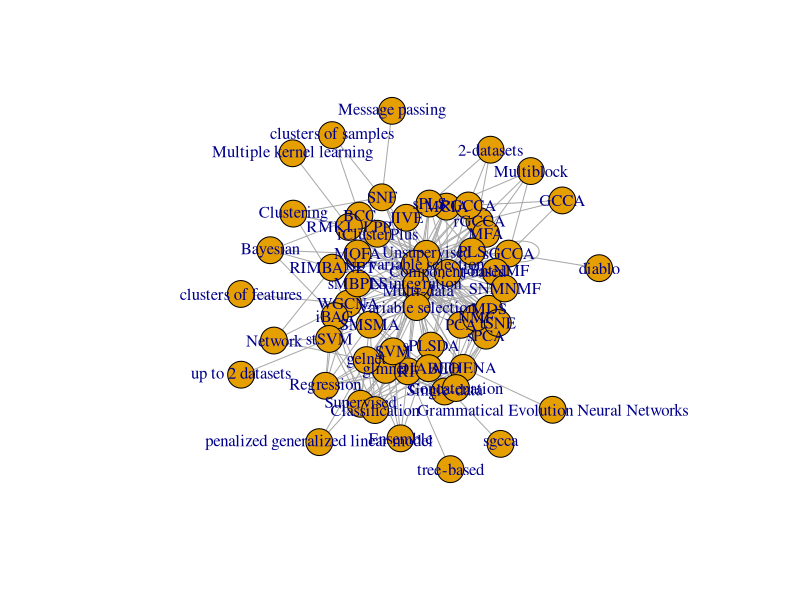
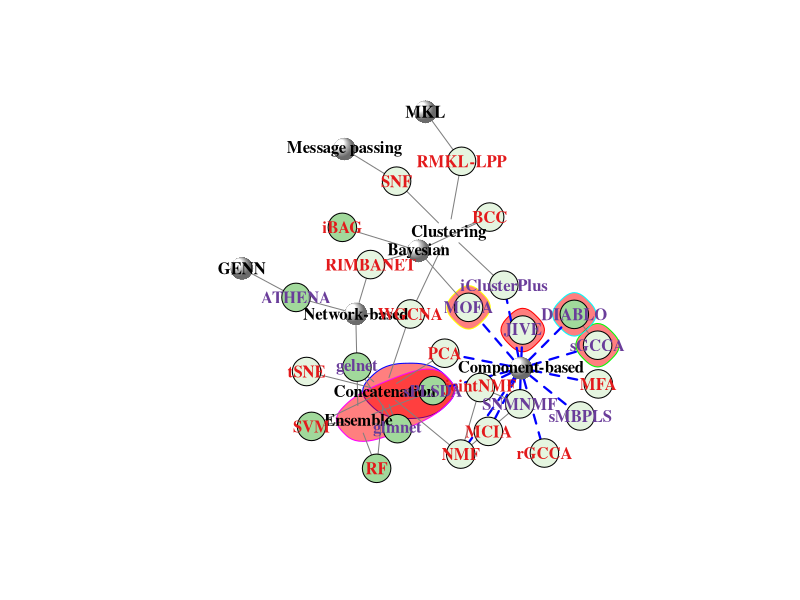

Generate these figures, in order, with R:
## ---- chunk 1
knitr::opts_chunk$set(echo = FALSE, warning = FALSE, message = FALSE, tidy = TRUE)

WhereAmI <- "/Users/asingh/Dropbox/Manuscript/diablo/analyses/methods_overview/"


# laod libraries
library(igraph)
## ---- chunk 2
## methods for single data anlaysis
pca <- c("Unsupervised", "Single-data","Multi-data","Concatenation", "No variable selection", "Component-based", "N-integration")
spca <- c("Unsupervised", "Single-data","Multi-data","Concatenation", "Variable selection", "Component-based", "N-integration")
nmf <- c("Unsupervised", "Single-data","Multi-data","Concatenation", "No variable selection", "Component-based", "N-integration")
mds <- c("Unsupervised", "Single-data","Multi-data","Concatenation", "No variable selection", "Component-based", "N-integration")
tsne <- c("Unsupervised", "Single-data","Multi-data","Concatenation", "No variable selection", "N-integration", "N-integration") 
splsda <- c("Supervised", "Single-data","Multi-data", "PLS","Concatenation","Ensemble","Classification", "Variable selection", "Component-based", "N-integration")
glmnet <- c("Supervised", "Single-data","Multi-data","Concatenation","Ensemble","Classification","Regression", "Variable selection", "penalized generalized linear model", "N-integration")
gelnet <- c("Supervised", "Single-data","Multi-data","Concatenation","Ensemble","Classification","Regression", "Variable selection", "penalized generalized linear model","Network", "N-integration")
rf <- c("Supervised", "Single-data","Multi-data","Concatenation","Ensemble","Classification","Regression", "No variable selection", "tree-based", "N-integration")
svm <- c("Supervised","Single-data","Multi-data","Concatenation","Ensemble","Classification","Regression", "No variable selection", "N-integration")
wgcna <- c("Unsupervised", "Single-data","Multi-data","Concatenation","clusters of features","Clustering", "Network", "N-integration")


## integrative methods
sgcca <- c("Unsupervised", "Multi-data", "Variable selection", "Component-based", "GCCA", "Multiblock", "diablo", "N-integration")
rgcca <- c("Unsupervised", "Multi-data", "No variable selection", "Component-based", "GCCA", "Multiblock", "N-integration") 
mfa <- c("Unsupervised", "Multi-data", "No variable selection", "Component-based", "Multiblock", "N-integration") 
mcia <- c("Unsupervised", "Multi-data", "No variable selection", "Component-based", "Multiblock", "N-integration")
mofa <- c("Unsupervised", "Multi-data", "Variable selection", "Component-based", "Bayesian", "N-integration")
rimbanet <- c("Unsupervised", "Multi-data", "No variable selection", "Bayesian", "Network", "N-integration")
jointnmf <- c("Unsupervised", "Multi-data", "No variable selection", "Component-based", "NMF", "N-integration")
snmnmf <- c("Unsupervised", "Multi-data", "Variable selection", "Component-based", "NMF", "N-integration")
iclusterplus <- c("Unsupervised", "Multi-data", "Variable selection", "Component-based", "Clustering", "N-integration")
jive <- c("Unsupervised", "Multi-data", "Variable selection", "Component-based", "N-integration")
smbpls <- c("Unsupervised", "Multi-data", "Variable selection", "Component-based","Regression", "N-integration")
bcc <- c("Unsupervised", "Multi-data", "Bayesian", "No variable selection", "clusters of samples", "N-integration")
snf <- c("Unsupervised", "Multi-data", "Message passing", "No variable selection", "clusters of samples", "Clustering", "N-integration")
rmkl_lpp <- c("Unsupervised", "Multi-data", "Multiple kernel learning", "No variable selection", "Clustering", "N-integration")
athena <- c("Supervised", "Multi-data", "Grammatical Evolution Neural Networks", "Variable selection", "Classification", "N-integration")
ibag <- c("Supervised", "Multi-data", "Bayesian", "No variable selection", "Classification","Regression", "N-integration")
diablo <- c("Supervised", "Multi-data", "Component-based", "Variable selection", "Classification","Regression", "sgcca", "N-integration")
smsma <- c("Supervised", "Unsupervised", "Multi-data", "Component-based", "Variable selection", "Classification","Regression", "N-integration")

## 2-datatypes
rcca <- c("Unsupervised", "2-datasets", "GCCA", "No variable selection", "Component-based", "N-integration")
spls <- c("Unsupervised", "2-datasets", "PLS", "Variable selection", "Component-based", "N-integration")
pls <- c("Unsupervised", "2-datasets", "PLS", "No variable selection", "Component-based", "N-integration")
stsvm <- c("Supervised","up to 2 datasets","Classification","Regression", "Variable selection", "Network", "N-integration")


links <- data.frame(from = rep(c("PCA","sPCA","NMF","MDS","tSNE","sPLSDA","glmnet","gelnet","RF","SVM","WGCNA",
                               "sGCCA","rGCCA","MFA","MCIA","MOFA","RIMBANET","jointNMF","SNMNMF","iClusterPlus","JIVE","sMBPLS","BCC","SNF","RMKL-LPP","ATHENA","iBAG","DIABLO","SMSMA",
  "RGCCA","sPLS","PLS","stSVM"), c(length(pca),length(spca),length(nmf),length(mds),length(tsne),length(splsda),length(glmnet),length(gelnet),length(rf),length(svm),length(wgcna),length(sgcca),length(rgcca),length(mfa),length(mcia),length(mofa),length(rimbanet),length(jointnmf),length(snmnmf),length(iclusterplus),length(jive),length(smbpls),length(bcc),length(snf),length(rmkl_lpp),length(athena),length(ibag),length(diablo),length(smsma),length(rcca),length(spls),length(pls),length(stsvm))),
  to=c(pca,spca,nmf,mds,tsne,splsda,glmnet,gelnet,rf,svm,wgcna,sgcca,rgcca,mfa,mcia,mofa,rimbanet,jointnmf,snmnmf,iclusterplus,jive,smbpls,bcc,snf,rmkl_lpp,athena,ibag,diablo,smsma,rcca,spls,pls,stsvm))
nodes <- data.frame(id=unique(as.character(as.matrix(links))))

net <- graph_from_data_frame(d=links, vertices=nodes, directed=FALSE) 
plot(net, layout=layout_with_kk)   



## ---- chunk 3
## methods for single data anlaysis
pca <- c("Concatenation","Component-based")
nmf <- c("Concatenation", "Component-based")
tsne <- c("Concatenation") 
splsda <- c("Concatenation","Ensemble","Component-based")
glmnet <- c("Concatenation","Ensemble")
gelnet <- c("Concatenation","Ensemble","Network-based","glmnet")
rf <- c("Concatenation","Ensemble")
svm <- c("Concatenation","Ensemble")
wgcna <- c("Concatenation","Clustering", "Network-based")


## integrative methods
sgcca <- c("Component-based")
rgcca <- c("Component-based") 
mfa <- c("Component-based") 
mcia <- c("Component-based")
mofa <- c("Component-based", "Bayesian")
rimbanet <- c("Bayesian", "Network-based")
jointnmf <- c("Component-based", "NMF")
snmnmf <- c("Component-based", "NMF", "jointNMF")
iclusterplus <- c("Component-based", "Clustering")
jive <- c("Component-based")
smbpls <- c("Component-based")
bcc <- c("Bayesian", "Clustering")
snf <- c("Message passing", "Clustering")
rmkl_lpp <- c("MKL", "Clustering")
athena <- c("GENN","Network-based")
ibag <- c("Bayesian")
diablo <- c("Component-based", "sGCCA")

links <- data.frame(from=c(pca,nmf,tsne,splsda,glmnet,gelnet,rf,svm,wgcna,sgcca,rgcca,mfa,mcia,mofa,rimbanet,jointnmf,snmnmf,iclusterplus,jive,smbpls,bcc,snf,rmkl_lpp,athena,ibag,diablo),
  to = rep(c("PCA","NMF","tSNE","sPLSDA","glmnet","gelnet","RF","SVM","WGCNA",
                               "sGCCA","rGCCA","MFA","MCIA","MOFA","RIMBANET","jointNMF","SNMNMF","iClusterPlus","JIVE","sMBPLS","BCC","SNF","RMKL-LPP","ATHENA","iBAG","DIABLO"), c(length(pca),length(nmf),length(tsne),length(splsda),length(glmnet),length(gelnet),length(rf),length(svm),length(wgcna),length(sgcca),length(rgcca),length(mfa),length(mcia),length(mofa),length(rimbanet),length(jointnmf),length(snmnmf),length(iclusterplus),length(jive),length(smbpls),length(bcc),length(snf),length(rmkl_lpp),length(athena),length(ibag),length(diablo))))
nodes <- data.frame(id=unique(as.character(as.matrix(links))))
links$col <- links$edge.lty <- rep("gray50")
links$col[links$from %in% "Component-based"] <- "blue"
links$edge.lty <- rep("solid")
links$edge.lty [links$from %in% "Component-based"] <- "dashed"
links$edge.width <- 1
links$edge.width [links$from %in% "Component-based"] <- 2.2
net <- graph_from_data_frame(d=links, vertices=nodes, directed=FALSE) 
E(net)$color <- links$col
E(net)$lty <- links$edge.lty
E(net)$width <- links$edge.width

mark.groups <- list("JIVE","MOFA","sGCCA",
                    "DIABLO",c("Concatenation","sPLSDA"),c("Ensemble","sPLSDA"))
mark.col <- rep(rainbow(1, alpha=.5), length(mark.groups))


vertex.label.color <- rep("black", nrow(nodes))
vertex.label.color[nodes$id %in% c("sPLSDA","glmnet","gelnet","sGCCA","MOFA","SNMNMF","iClusterPlus","JIVE","sMBPLS","DIABLO","ATHENA")] <- "#6A3D9A"
vertex.label.color[nodes$id %in% c("WGCNA","SVM","RF","tSNE","RMKL-LPP","RIMBANET","BCC","SNF","MFA","jointNMF","rGCCA","PCA",
  "NMF","MCIA","iBAG")] <- "#E31A1C"
vertex.shape <- rep("none", nrow(nodes))
vertex.shape[!(nodes$id %in% c("Clustering","Ensemble", "Concatenation"))] <- "circle"
vertex.shape[nodes$id %in% c("Component-based", "Network-based", "Bayesian", "MKL", "Message passing", "GENN")] <- "sphere"
vertex.color <- rep("white", nrow(nodes))
vertex.color[nodes$id %in% c("PCA","NMF","tSNE","WGCNA","sGCCA","rGCCA","MFA","MCIA","MOFA","RIMBANET","jointNMF","SNMNMF",
  "iClusterPlus","JIVE","sMBPLS","BCC","SNF","RMKL-LPP")] <- "#E5F5E0"
vertex.color[nodes$id %in% c("sPLSDA","glmnet","gelnet","ATHENA","DIABLO","iBAG","RF","SVM")] <- "#A1D99B"
vertex.label.font <- rep(1, nrow(nodes))
vertex.label.font[nodes$id %in% c("Message passing","Component-based","Bayesian","Network-based","GENN","MKL")] <- 2
vertex.size <- rep(16, nrow(nodes))
vertex.size[nodes$id %in% c("Message passing","Component-based","Bayesian","Network-based","GENN","MKL")] <- 13

pdf(paste0(WhereAmI, "methodsOverview_network.pdf"), width=12, height=12)
plot(net, layout=layout_with_lgl, vertex.shape=vertex.shape,vertex.color=vertex.color,vertex.label.color=vertex.label.color,
  vertex.label.font=2,vertex.size =vertex.size,mark.groups=mark.groups,mark.col=mark.col)
dev.off()



